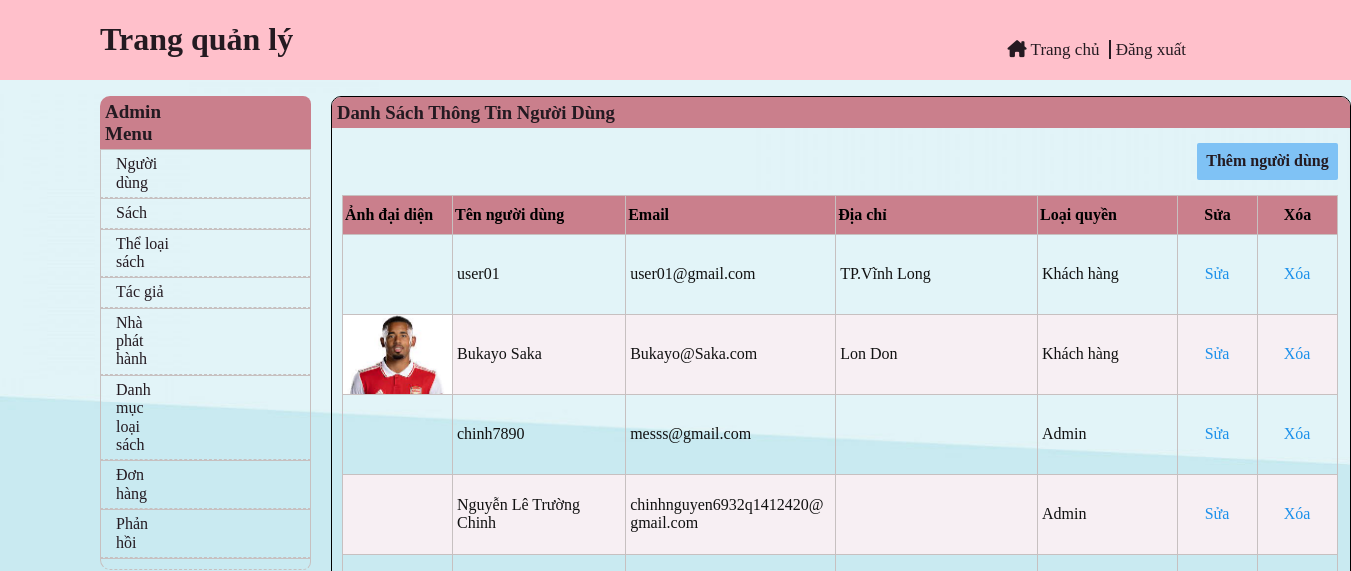
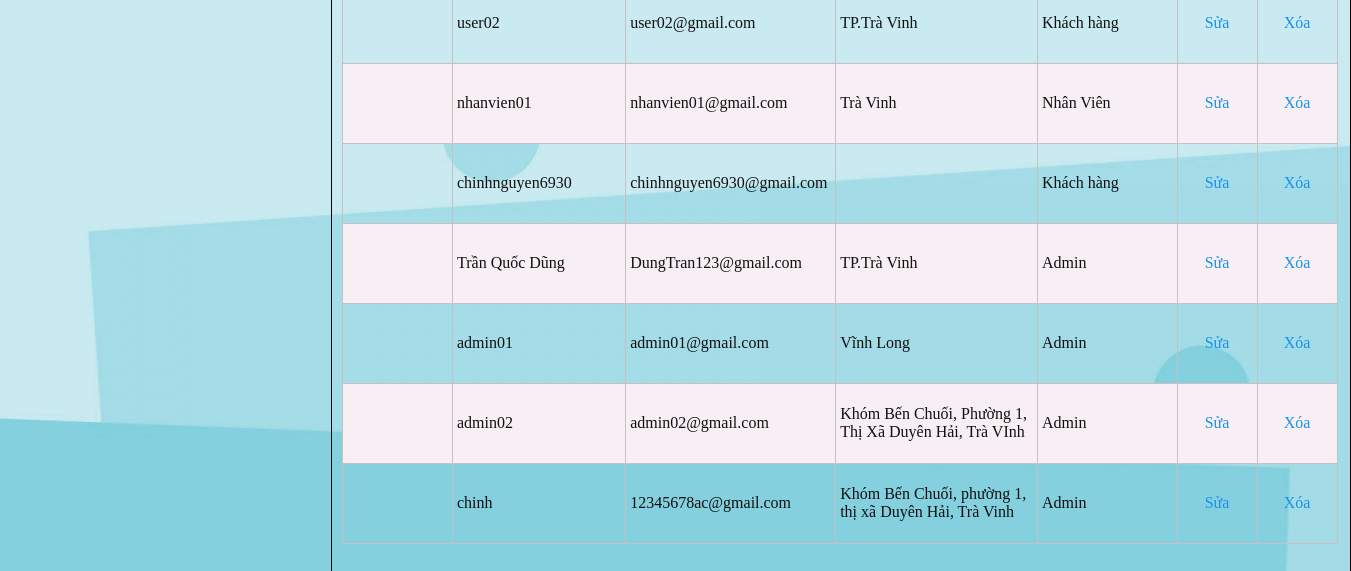
The page /userManager/userView.php on the database as committed earlier (2 pictures, top to bottom).
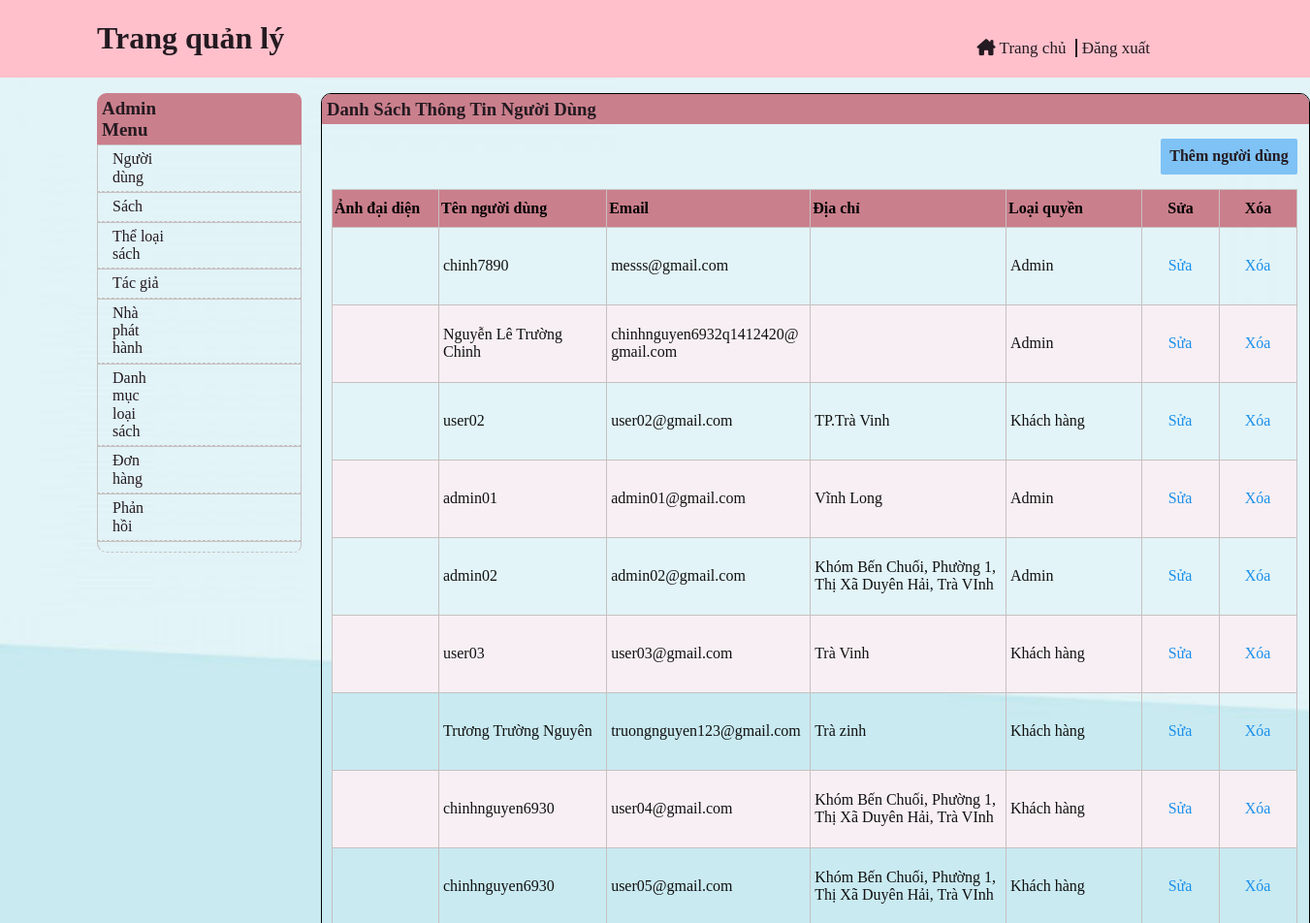
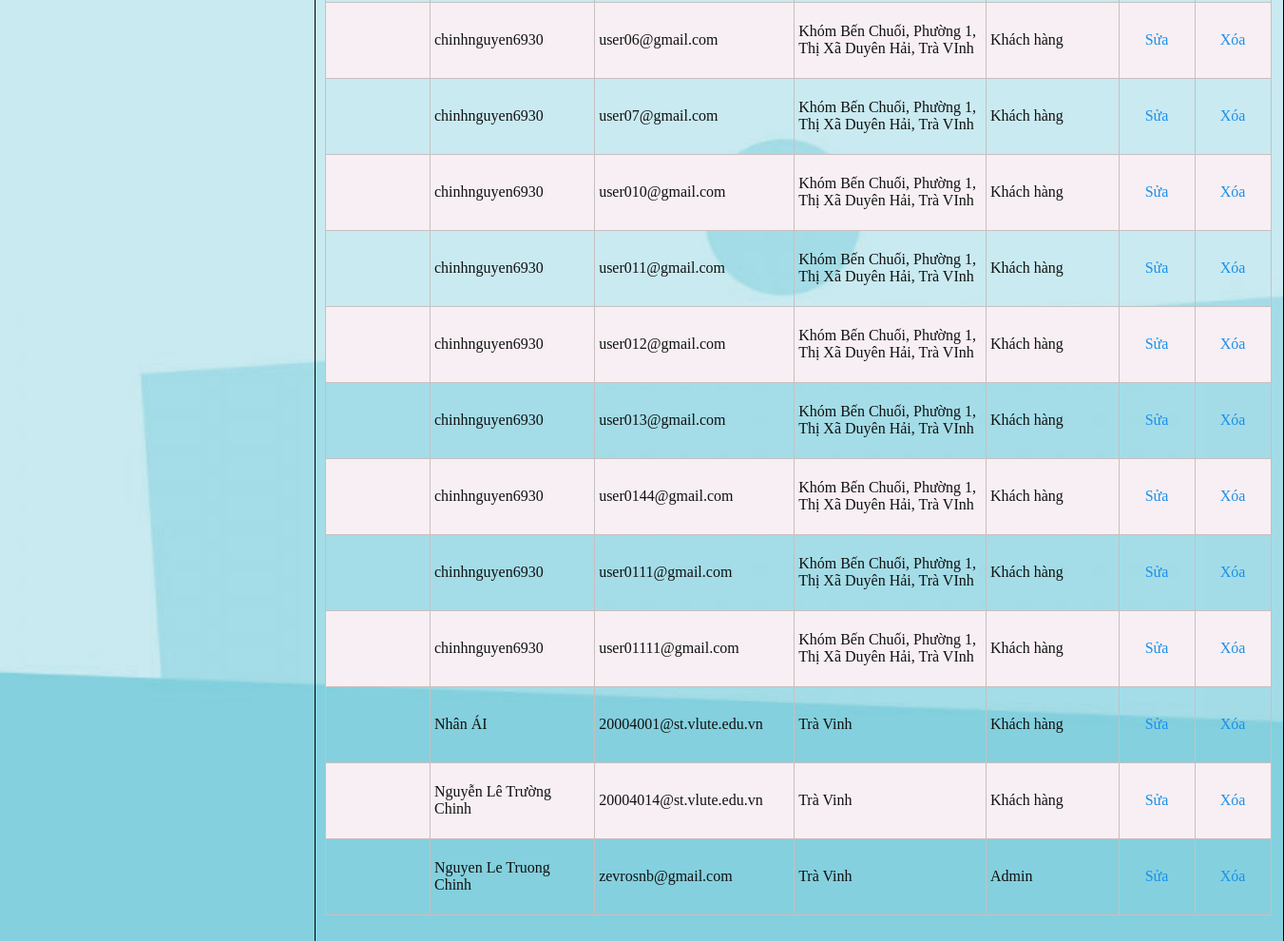
The same page on the database as committed later (2 pictures, top to bottom).
### tables this page shows
CREATE TABLE `nguoidung` (
  `MaND` int(11) NOT NULL,
  `TenND` varchar(50) NOT NULL,
  `Email` varchar(50) DEFAULT NULL,
  `AnhDaiDien` text NOT NULL,
  `DiaChi` varchar(200) NOT NULL,
  `SoDienThoai` text NOT NULL,
  `MatKhau` varchar(255) DEFAULT NULL,
  `MaLQ` int(11) NOT NULL,
  `MaXacNhan` text NOT NULL
);

CREATE TABLE `loaiquyen` (
  `MaLQ` int(11) NOT NULL,
  `TenLQ` varchar(15) NOT NULL
);

### userManager/userView.php (the view, shortened to what this page needs)
<!DOCTYPE html>
<html lang="en">
<head>
    <link rel="stylesheet" href="../ASSET/CSS/reset.css">
    <link rel="stylesheet" href="../ASSET/CSS/userManager.css">
    <link rel="stylesheet" href="../ASSET/FONT/fontawesome-free-6.2.0-web/css/all.min.css">
</head>
<body>
    <header>
        <h1 class="header_heading">Trang quản lý</h1>
        <div class="header_right">
            <a class="header_right-homepage header_right-a" href="../index.php">
                <i class="fa-solid fa-house-chimney"></i>
                Trang chủ
            </a>
            <a class="header_right-logout header_right-a" href="../authencation/login.php">
                Đăng xuất
            </a>
        </div>
    </header>
    <main>
        <div class="container">
            <?php require_once '../menu.php' ?>
            <div class="crud-user">
                <h3 class="crud-user_heading">Danh Sách Thông Tin Người Dùng</h1>
                    <div class="crud-user_content">
                        <div class="btnAdd">
                            <a class="btnAdd-a" href="addUser.php?sid2=dir">Thêm người dùng</a>
                        </div>
                        <table class="crud-user_list">
                            <tr class="crud-user_titlebar">
                                <th class="crud-user_column-name">Ảnh đại diện</th>
                                <th class="crud-user_column-name">Tên người dùng</th>
                                <th class="crud-user_column-name">Email</th>
                                <th class="crud-user_column-name">Địa chỉ</th>
                                <th class="crud-user_column-name column_role">Loại quyền</th>
                                <th class="crud-user_column-name a-crud">
                                    <a class="a-crud-name" href="">Sửa</a>
                                </th>
                                <th class="crud-user_column-name a-crud">
                                    <a class="a-crud-name" href="">Xóa</a>
                                </th>
                            </tr>
                            <?php
                            require_once '../connection.php';
                            $selectsql = "SELECT nguoidung.MaND, nguoidung.TenND, nguoidung.Email, nguoidung.AnhDaiDien,
                            nguoidung.DiaChi, nguoidung.MatKhau, loaiquyen.TenLQ FROM
                            nguoidung INNER JOIN loaiquyen ON nguoidung.MaLQ = loaiquyen.MaLQ";
                            $result = mysqli_query($conn,$selectsql);
                            while($row = mysqli_fetch_assoc($result)){
                            ?>
                            <tr class="crud-user_row">
                                <?php
                                    echo'
                                    <th style="background-image: url(../ASSET/IMG/'.$row['AnhDaiDien'].'");" class="crud-user_column crud-user_column-img">
                                    </th>';
                                ?>
                                <th class="crud-user_column column-view">
                                    <?php echo $row['TenND']; ?>
                                </th>
                                <th class="crud-user_column column-view">
                                    <?php echo $row['Email']; ?>
                                </th>
                                <th class="crud-user_column column-view">
                                    <?php echo $row['DiaChi']; ?>
                                </th>
                                <th class="crud-user_column column-view column_role">
                                    <?php echo $row['TenLQ']; ?>
                                </th>
                                <th class="crud-user_column column-view a-crud">
                                    <a class="a-crud-a" href="updateUser.php?sid=<?php echo $row['MaND']; ?>">Sửa</a>
                                </th>
                                <th class="crud-user_column column-view a-crud">
                                    <a onclick="return confirm('Bạn có thật sự muốn xóa không?')" class="a-crud-a"
                                        href="deleteUser.php?sid=<?php echo $row['MaND']; ?>">Xóa</a>
                                </th>
                            </tr>
                            <?php } ?>
                        </table>
                    </div>
            </div>
        </div>
    </main>
</body>
</html>

Rows that differ between the two databases and show on the page:
removed nguoidung: TenND "user01", Email "user01@gmail.com", DiaChi "TP.Vĩnh Long", MaLQ.TenLQ "Khách hàng"
removed nguoidung: AnhDaiDien (picture), TenND "Bukayo Saka", Email "Bukayo@Saka.com", DiaChi "Lon Don", MaLQ.TenLQ "Khách hàng"
removed nguoidung: TenND "nhanvien01", Email "nhanvien01@gmail.com", DiaChi "Trà Vinh", MaLQ.TenLQ "Nhân Viên"
removed nguoidung: TenND "chinhnguyen6930", Email "chinhnguyen6930@gmail.com", MaLQ.TenLQ "Khách hàng"
removed nguoidung: TenND "Trần Quốc Dũng", Email "DungTran123@gmail.com", DiaChi "TP.Trà Vinh", MaLQ.TenLQ "Admin"
removed nguoidung: TenND "chinh", Email "12345678ac@gmail.com", DiaChi "Khóm Bến Chuối, phường 1, thị xã Duyên Hải, Trà Vinh", MaLQ.TenLQ "Admin"
added nguoidung: TenND "user03", Email "user03@gmail.com", DiaChi "Trà Vinh", MaLQ.TenLQ "Khách hàng"
added nguoidung: TenND "Trương Trường Nguyên", Email "truongnguyen123@gmail.com", DiaChi "Trà zinh", MaLQ.TenLQ "Khách hàng"
added nguoidung: TenND "chinhnguyen6930", Email "user04@gmail.com", DiaChi "Khóm Bến Chuối, Phường 1, Thị Xã Duyên Hải, Trà VInh", MaLQ.TenLQ "Khách hàng"
added nguoidung: TenND "chinhnguyen6930", Email "user05@gmail.com", DiaChi "Khóm Bến Chuối, Phường 1, Thị Xã Duyên Hải, Trà VInh", MaLQ.TenLQ "Khách hàng"
added nguoidung: TenND "chinhnguyen6930", Email "user06@gmail.com", DiaChi "Khóm Bến Chuối, Phường 1, Thị Xã Duyên Hải, Trà VInh", MaLQ.TenLQ "Khách hàng"
added nguoidung: TenND "chinhnguyen6930", Email "user07@gmail.com", DiaChi "Khóm Bến Chuối, Phường 1, Thị Xã Duyên Hải, Trà VInh", MaLQ.TenLQ "Khách hàng"
added nguoidung: TenND "chinhnguyen6930", Email "user010@gmail.com", DiaChi "Khóm Bến Chuối, Phường 1, Thị Xã Duyên Hải, Trà VInh", MaLQ.TenLQ "Khách hàng"
added nguoidung: TenND "chinhnguyen6930", Email "user011@gmail.com", DiaChi "Khóm Bến Chuối, Phường 1, Thị Xã Duyên Hải, Trà VInh", MaLQ.TenLQ "Khách hàng"
added nguoidung: TenND "chinhnguyen6930", Email "user012@gmail.com", DiaChi "Khóm Bến Chuối, Phường 1, Thị Xã Duyên Hải, Trà VInh", MaLQ.TenLQ "Khách hàng"
added nguoidung: TenND "chinhnguyen6930", Email "user013@gmail.com", DiaChi "Khóm Bến Chuối, Phường 1, Thị Xã Duyên Hải, Trà VInh", MaLQ.TenLQ "Khách hàng"
added nguoidung: TenND "chinhnguyen6930", Email "user0144@gmail.com", DiaChi "Khóm Bến Chuối, Phường 1, Thị Xã Duyên Hải, Trà VInh", MaLQ.TenLQ "Khách hàng"
added nguoidung: TenND "chinhnguyen6930", Email "user0111@gmail.com", DiaChi "Khóm Bến Chuối, Phường 1, Thị Xã Duyên Hải, Trà VInh", MaLQ.TenLQ "Khách hàng"
added nguoidung: TenND "chinhnguyen6930", Email "user01111@gmail.com", DiaChi "Khóm Bến Chuối, Phường 1, Thị Xã Duyên Hải, Trà VInh", MaLQ.TenLQ "Khách hàng"
added nguoidung: TenND "Nhân ÁI", Email "20004001@st.vlute.edu.vn", DiaChi "Trà Vinh", MaLQ.TenLQ "Khách hàng"
added nguoidung: TenND "Nguyễn Lê Trường Chinh", Email "20004014@st.vlute.edu.vn", DiaChi "Trà Vinh", MaLQ.TenLQ "Khách hàng"
added nguoidung: TenND "Nguyen Le Truong Chinh", Email "zevrosnb@gmail.com", DiaChi "Trà Vinh", MaLQ.TenLQ "Admin"
